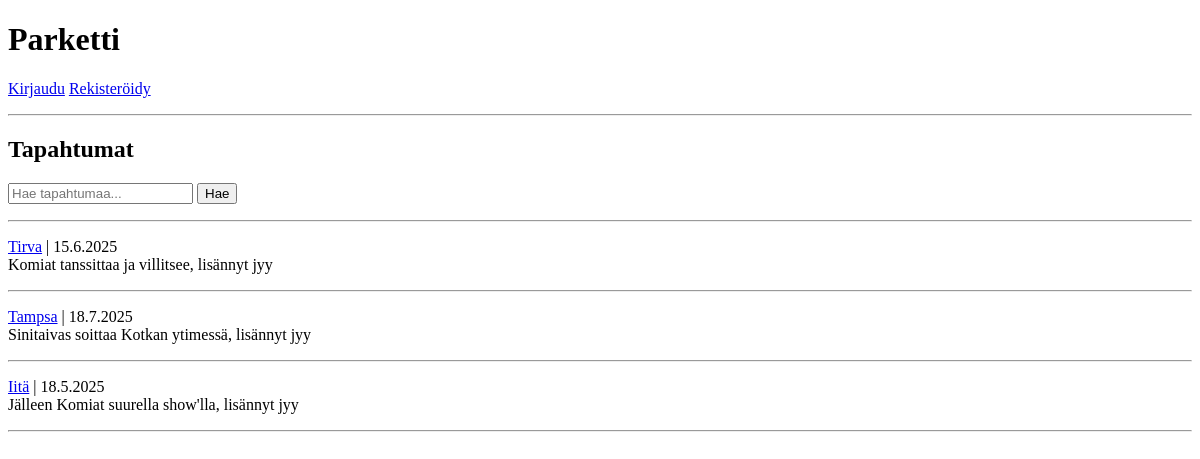
Before: / with the older database file.
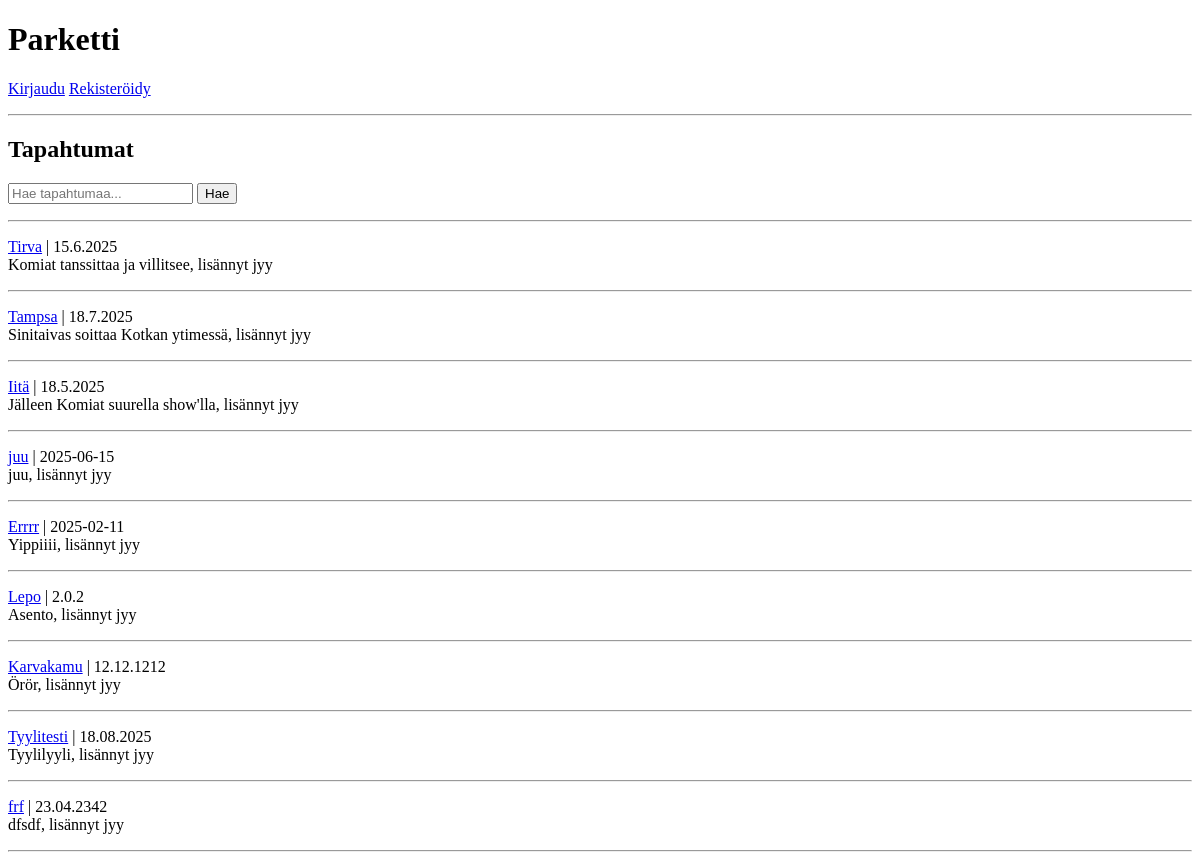
After: the same page with the newer database file.
### tables this page shows
CREATE TABLE events (
    id INTEGER PRIMARY KEY,
    title TEXT,
    content TEXT,
    start_time TEXT,
    username TEXT
);

### app.py (the view)
@app.route("/")
def index():
    query = request.args.get("query")
    if query:
        events = event.search_events(query)
    else:
        events = event.get_events()
    return render_template("index.html", query=query, events=events, session=session)

### db.py (called while the page is built)
def get_connection():
    con = sqlite3.connect("database.db")
    con.execute("PRAGMA foreign_keys = ON")
    con.row_factory = sqlite3.Row
    return con

def query(sql, params=[]):
    con = get_connection()
    result = con.execute(sql, params).fetchall()
    con.close()
    return result

### event.py (called while the page is built)
def get_events():
    sql = """SELECT e.id, e.title, e.content, e.start_time, e.username
             FROM events e
             """
    return db.query(sql)

### templates/index.html (shortened to what this page needs)
<!DOCTYPE html>
<html>
<head>
</head>
<body>
  <h1>Parketti</h1>
  {% if session.username %}
  <p>
    Olet kirjautunut nimellä {{ session.username }}
    <a href="/logout">Kirjaudu ulos</a>
  </p>
    {% else %}
  <p>
    <a href="/login">Kirjaudu</a>
    <a href="/register">Rekisteröidy</a>
  </p>
{% endif %}
  <hr>
    <p>
        <h2>Tapahtumat</h2>
    </p>
    <form action="/" method="get">
    <p>
      {% if query %}
      <input type="text" name="query" value="{{ query }}" />
      {% else %}
      <input type="text" name="query" placeholder="Hae tapahtumaa..." />
      {% endif %}
      <input type="submit" value="Hae" />
    </p>
  </form>
  <hr>
    {% for event in events %}
        <p>
            <a href="/event/{{event.id}}">{{ event.title }}</a> |  {{event.start_time }}
            <br />
            {{ event.content }}, lisännyt {{ event.username }}
        </p>
        <hr />
    {% endfor %}
</body>
</html>

Changed rows visible on the page:
added events: title "juu", start_time "2025-06-15", content "juu", username "jyy"
added events: title "Errrr", start_time "2025-02-11", content "Yippiiii", username "jyy"
added events: title "Lepo", start_time "2.0.2", content "Asento", username "jyy"
added events: title "Karvakamu", start_time "12.12.1212", content "Örör", username "jyy"
added events: title "Tyylitesti", start_time "18.08.2025", content "Tyylilyyli", username "jyy"
added events: title "frf", start_time "23.04.2342", content "dfsdf", username "jyy"
